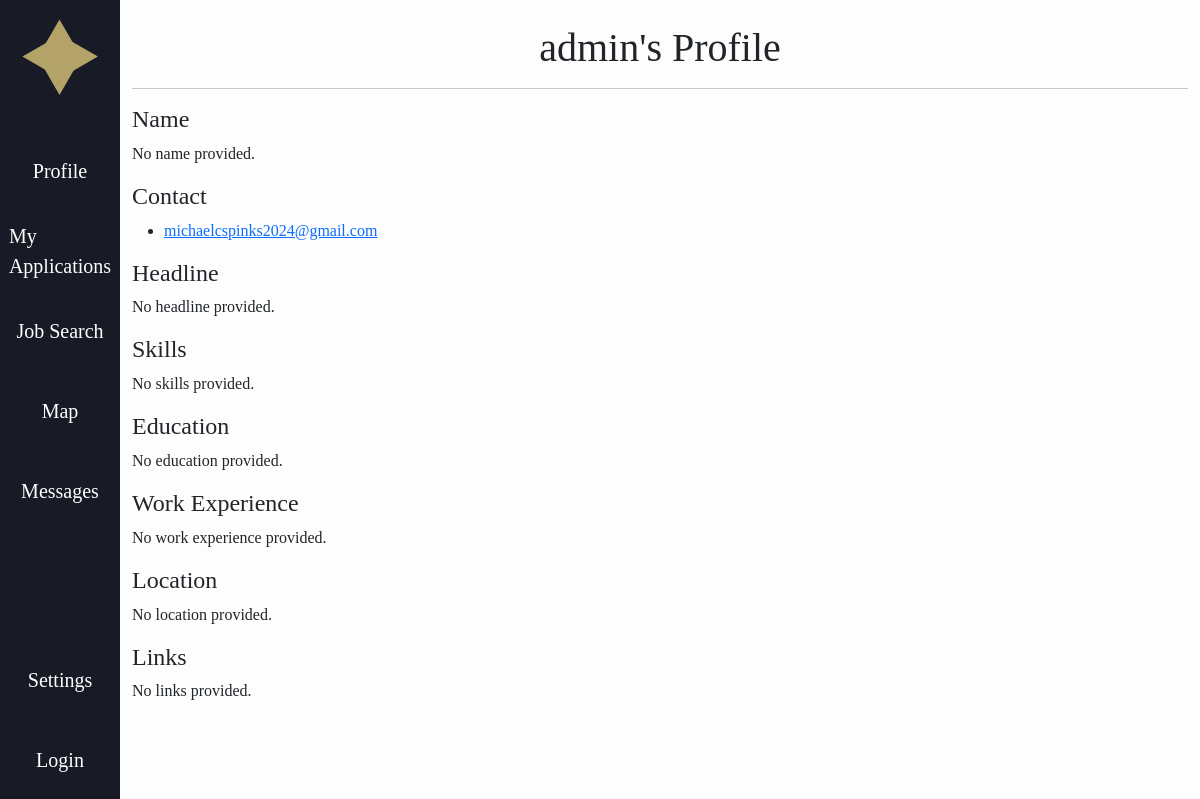
The page /accounts/profile/admin/ on the database its author committed.
### accounts/models.py (models this page shows)
class CustomUser(AbstractUser):
    ROLE_CHOICES = (
        ("recruiter", "Recruiter"),
        ("user", "User"),
    )
    role = models.CharField(max_length=20, choices=ROLE_CHOICES, default="user")
    fname = models.CharField(max_length=30, blank=True, default='')
    lname = models.CharField(max_length=30, blank=True, default='')
    headline = models.CharField(max_length=255, blank=True, default='')
    skills = models.TextField(blank=True, default='')
    education = models.TextField(blank=True, default='')
    work_experience = models.TextField(blank=True, default='')
    location = models.CharField(max_length=255, blank=True, default='')
    links = models.TextField(blank=True, default='')
    show_headline = models.BooleanField(default=True)
    show_skills = models.BooleanField(default=True)
    show_education = models.BooleanField(default=True)
    show_work_experience = models.BooleanField(default=True)
    show_location = models.BooleanField(default=True)
    show_links = models.BooleanField(default=True)

### accounts/views.py (the view, shortened to what this page needs)
# urls.py: path('profile/<str:username>/', views.profile_detail, name='accounts.profile_detail'),
def profile_detail(request, username):
    user = get_object_or_404(__import__('django.contrib.auth').contrib.auth.get_user_model(), username=username)
    template_data = {'profile_user': user}
    links_list = []
    raw = (user.links or '').strip()
    template_data['links_list'] = links_list
    edu_raw = (getattr(user, 'education', '') or '').strip()
    if edu_raw:
        template_data['education_list'] = [l.strip() for l in edu_raw.splitlines() if l.strip()]
    else:
        template_data['education_list'] = []
    work_raw = (getattr(user, 'work_experience', '') or '').strip()
    if work_raw:
        template_data['work_list'] = [l.strip() for l in work_raw.splitlines() if l.strip()]
    else:
        template_data['work_list'] = []
    if request.user.is_authenticated and getattr(request.user, 'role', '').lower() == 'recruiter':
        template_data['base_template'] = 'baseR.html'
    else:
        template_data.setdefault('base_template', None)
    return render(request, 'accounts/profile_detail.html', {'template_data': template_data})

### jobble/context_processors.py (called while the page is built, shortened)
def user_template(request):
    return {"base_template": "base.html"}           # default for anonymous users

### accounts/templates/accounts/profile_detail.html
{% extends template_data.base_template|default:base_template %}
{% load static %}
{% block content %}
<div class="container py-4">
  <h1 style = "text-align: center">{{ template_data.profile_user.username }}'s Profile</h1>
  <hr>
  <h4>Name</h4>
  {% if template_data.profile_user.fname or template_data.profile_user.lname %}
  <ul>
    <li><p>{{ template_data.profile_user.fname }} {{ template_data.profile_user.lname }}</p></li>
  </ul>
  {% else %}
  <p>No name provided.</p>
  {% endif %}
  <h4>Contact</h4>
  <ul>
    <li><a href="mailto:{{ template_data.profile_user.email }}">{{ template_data.profile_user.email }}</a></li>
  </ul>
  {% if template_data.profile_user.show_headline %}
  <h4>Headline</h4>
  {% if template_data.profile_user.headline %}
  <ul>
   <li><p>{{ template_data.profile_user.headline }}</p></li>
  </ul>
  {% else %}
  <p>No headline provided.</p>
  {% endif %}
  {% endif %}
  {% if template_data.profile_user.show_skills %}
  <h4>Skills</h4>
  {% if template_data.profile_user.skills %}
  <ul>
    <li><p>{{ template_data.profile_user.skills|linebreaks }}</p></li>
  </ul>
  {% else %}
  <p>No skills provided.</p>
  {% endif %}
  {% endif %}
  {% if template_data.profile_user.show_education %}
  <h4>Education</h4>
  {% if template_data.education_list %}
    <ul>
      {% for line in template_data.education_list %}
        <li>{{ line }}</li>
      {% endfor %}
    </ul>
  {% else %}
    <p>No education provided.</p>
  {% endif %}
  {% endif %}
  {% if template_data.profile_user.show_work_experience %}
  <h4>Work Experience</h4>
  {% if template_data.work_list %}
    <ul>
      {% for line in template_data.work_list %}
        <li>{{ line }}</li>
      {% endfor %}
    </ul>
  {% else %}
    <p>No work experience provided.</p>
  {% endif %}
  {% endif %}
  {% if template_data.profile_user.show_location %}
  <h4>Location</h4>
  {% if template_data.profile_user.location %}
  <ul>
    <li><p>{{ template_data.profile_user.location }}</p></li>
  </ul>
  {% else %}
  <p>No location provided.</p>
  {% endif %}
  {% endif %}
  {% if template_data.profile_user.show_links %}
  <h4>Links</h4>
    {% if template_data.links_list %}
      <ul>
        {% for l in template_data.links_list %}
          <li><a href="{{ l.href }}" target="_blank" rel="noopener noreferrer">{{ l.text }}</a></li>
        {% endfor %}
      </ul>
    {% else %}
      <p>No links provided.</p>
    {% endif %}
  {% endif %}
</div>
{% endblock content %}

### jobble/static/css/style.css (style rules this page uses)
* { font-family: "DM Serif Text", serif; font-weight: 400; font-style: normal; }
body { overflow-x: hidden; }
h1 { font-size: 36px; }
h4 { font-size: 16px; }

### rows shown on the page
CustomUser: profile_user.username "admin", profile_user.email "michaelcspinks2024@gmail.com"
